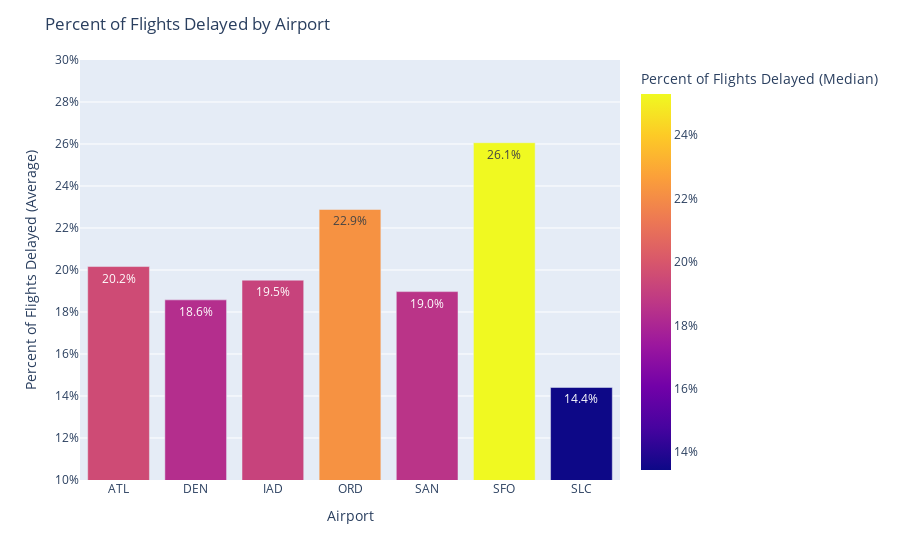

The notebook cell saved with this chart:
### Code cell
fig = px.bar(
    by_code,
    x="code",
    y="avg_percent_delayed",
    range_y=[0.1, 0.3],
    color="median_percent_delayed",
    text_auto=".1%",
    hover_data=["avg_percent_delayed", "median_percent_delayed"],
    labels={
        "avg_percent_delayed": "Percent of Flights Delayed (Average)",
        "median_percent_delayed": "Percent of Flights Delayed (Median)",
        "code": "Airport",
    },
)

fig.update_layout(title_text="Percent of Flights Delayed by Airport")

fig.update_yaxes(tickformat=".0%")

fig.update_coloraxes(colorbar_tickformat=".0%")

fig.show()

### Figure 1 — Plotly figure (JSON) as saved in the notebook; plotly's stock layout.template omitted (floating-point values rounded to 4 significant figures)
{"data": [{"alignmentgroup": "True", "customdata": [[0.1953], [0.1833], [0.1922], [0.2223], [0.1858], [0.253], [0.1344]], "hovertemplate": "Airport=%{x}<br>Percent of Flights Delayed (Average)=%{y}<br>Percent of Flights Delayed (Median)=%{marker.color}<extra></extra>", "legendgroup": "", "marker": {"color": [0.1953, 0.1833, 0.1922, 0.2223, 0.1858, 0.253, 0.1344], "coloraxis": "coloraxis", "pattern": {"shape": ""}}, "name": "", "offsetgroup": "", "orientation": "v", "showlegend": false, "textposition": "auto", "texttemplate": "%{y:.1%}", "type": "bar", "x": ["ATL", "DEN", "IAD", "ORD", "SAN", "SFO", "SLC"], "xaxis": "x", "y": [0.2016, 0.1858, 0.1952, 0.2288, 0.1897, 0.2606, 0.1441], "yaxis": "y"}], "layout": {"barmode": "relative", "coloraxis": {"colorbar": {"tickformat": ".0%", "title": {"text": "Percent of Flights Delayed (Median)"}}, "colorscale": [[0, "#0d0887"], [0.1111, "#46039f"], [0.2222, "#7201a8"], [0.3333, "#9c179e"], [0.4444, "#bd3786"], [0.5556, "#d8576b"], [0.6667, "#ed7953"], [0.7778, "#fb9f3a"], [0.8889, "#fdca26"], [1, "#f0f921"]]}, "legend": {"tracegroupgap": 0}, "margin": {"t": 60}, "title": {"text": "Percent of Flights Delayed by Airport"}, "xaxis": {"anchor": "y", "domain": [0, 1], "title": {"text": "Airport"}}, "yaxis": {"anchor": "x", "domain": [0, 1], "range": [0.1, 0.3], "tickformat": ".0%", "title": {"text": "Percent of Flights Delayed (Average)"}}}}
